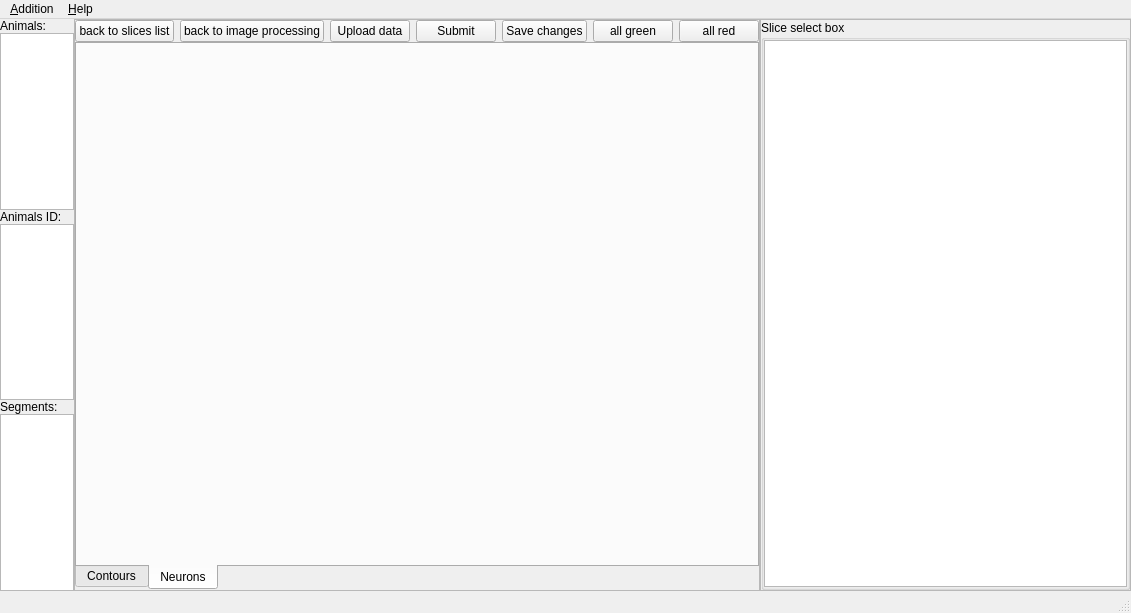
<?xml version="1.0" encoding="UTF-8"?>
<ui version="4.0">
 <class>MainWindow</class>
 <widget class="QMainWindow" name="MainWindow">
  <property name="geometry">
   <rect>
    <x>0</x>
    <y>0</y>
    <width>1131</width>
    <height>613</height>
   </rect>
  </property>
  <property name="windowTitle">
   <string>NeuMarker</string>
  </property>
  <widget class="QWidget" name="centralWidget">
   <layout class="QHBoxLayout" name="horizontalLayout" stretch="2,10,10">
    <property name="spacing">
     <number>0</number>
    </property>
    <property name="leftMargin">
     <number>0</number>
    </property>
    <property name="topMargin">
     <number>0</number>
    </property>
    <property name="rightMargin">
     <number>0</number>
    </property>
    <property name="bottomMargin">
     <number>0</number>
    </property>
    <item>
     <widget class="QFrame" name="animals_segments_select_frame">
      <property name="lineWidth">
       <number>0</number>
      </property>
      <layout class="QVBoxLayout" name="verticalLayout">
       <property name="spacing">
        <number>0</number>
       </property>
       <property name="leftMargin">
        <number>0</number>
       </property>
       <property name="topMargin">
        <number>0</number>
       </property>
       <property name="rightMargin">
        <number>0</number>
       </property>
       <property name="bottomMargin">
        <number>0</number>
       </property>
       <item>
        <widget class="QLabel" name="label_3">
         <property name="text">
          <string>Animals:</string>
         </property>
        </widget>
       </item>
       <item>
        <widget class="QListWidget" name="animalsTypes_listWidget"/>
       </item>
       <item>
        <widget class="QLabel" name="label">
         <property name="text">
          <string>Animals ID:</string>
         </property>
        </widget>
       </item>
       <item>
        <widget class="QListWidget" name="animals_listWidget">
         <property name="baseSize">
          <size>
           <width>0</width>
           <height>0</height>
          </size>
         </property>
         <property name="iconSize">
          <size>
           <width>80</width>
           <height>80</height>
          </size>
         </property>
        </widget>
       </item>
       <item>
        <widget class="QLabel" name="label_2">
         <property name="text">
          <string>Segments:</string>
         </property>
        </widget>
       </item>
       <item>
        <widget class="QListWidget" name="segments_listWidget"/>
       </item>
      </layout>
     </widget>
    </item>
    <item>
     <widget class="QFrame" name="pict_processing_frame">
      <property name="enabled">
       <bool>true</bool>
      </property>
      <property name="frameShape">
       <enum>QFrame::StyledPanel</enum>
      </property>
      <property name="frameShadow">
       <enum>QFrame::Raised</enum>
      </property>
      <layout class="QVBoxLayout" name="verticalLayout_2">
       <property name="spacing">
        <number>0</number>
       </property>
       <property name="leftMargin">
        <number>0</number>
       </property>
       <property name="topMargin">
        <number>0</number>
       </property>
       <property name="rightMargin">
        <number>0</number>
       </property>
       <property name="bottomMargin">
        <number>0</number>
       </property>
       <item>
        <layout class="QHBoxLayout" name="horizontalLayout_3">
         <property name="topMargin">
          <number>0</number>
         </property>
         <property name="rightMargin">
          <number>0</number>
         </property>
         <item>
          <widget class="QPushButton" name="back_to_list_pushButton">
           <property name="text">
            <string>back to slices list</string>
           </property>
          </widget>
         </item>
         <item>
          <widget class="QPushButton" name="pushButton_backToImageProcessing">
           <property name="text">
            <string>back to image processing</string>
           </property>
          </widget>
         </item>
         <item>
          <spacer name="horizontalSpacer">
           <property name="orientation">
            <enum>Qt::Horizontal</enum>
           </property>
           <property name="sizeHint" stdset="0">
            <size>
             <width>40</width>
             <height>20</height>
            </size>
           </property>
          </spacer>
         </item>
         <item>
          <widget class="QPushButton" name="upload_data_pushButton">
           <property name="text">
            <string>Upload data</string>
           </property>
          </widget>
         </item>
         <item>
          <spacer name="horizontalSpacer_2">
           <property name="orientation">
            <enum>Qt::Horizontal</enum>
           </property>
           <property name="sizeHint" stdset="0">
            <size>
             <width>40</width>
             <height>20</height>
            </size>
           </property>
          </spacer>
         </item>
         <item>
          <widget class="QPushButton" name="submit_pushButton">
           <property name="text">
            <string>Submit</string>
           </property>
          </widget>
         </item>
         <item>
          <widget class="QPushButton" name="save_experiment_pushButton">
           <property name="text">
            <string>Save changes</string>
           </property>
          </widget>
         </item>
         <item>
          <widget class="QPushButton" name="reverse_pushButton">
           <property name="text">
            <string>all green</string>
           </property>
          </widget>
         </item>
         <item>
          <widget class="QPushButton" name="reset_pushButton">
           <property name="autoFillBackground">
            <bool>false</bool>
           </property>
           <property name="text">
            <string>all red</string>
           </property>
          </widget>
         </item>
        </layout>
       </item>
       <item>
        <widget class="QTabWidget" name="tabWidget">
         <property name="tabPosition">
          <enum>QTabWidget::South</enum>
         </property>
         <property name="currentIndex">
          <number>1</number>
         </property>
         <widget class="QWidget" name="contours_tab">
          <attribute name="title">
           <string>Contours</string>
          </attribute>
         </widget>
         <widget class="QWidget" name="neurons_tab">
          <attribute name="title">
           <string>Neurons</string>
          </attribute>
          <layout class="QHBoxLayout" name="neurons_tab_layout">
           <property name="leftMargin">
            <number>1</number>
           </property>
           <property name="topMargin">
            <number>1</number>
           </property>
           <property name="rightMargin">
            <number>1</number>
           </property>
           <property name="bottomMargin">
            <number>1</number>
           </property>
          </layout>
         </widget>
        </widget>
       </item>
      </layout>
     </widget>
    </item>
    <item>
     <widget class="QFrame" name="slice_select_frame">
      <property name="minimumSize">
       <size>
        <width>50</width>
        <height>0</height>
       </size>
      </property>
      <property name="frameShape">
       <enum>QFrame::StyledPanel</enum>
      </property>
      <property name="frameShadow">
       <enum>QFrame::Raised</enum>
      </property>
      <layout class="QHBoxLayout" name="horizontalLayout_2">
       <property name="spacing">
        <number>0</number>
       </property>
       <property name="leftMargin">
        <number>0</number>
       </property>
       <property name="topMargin">
        <number>0</number>
       </property>
       <property name="rightMargin">
        <number>0</number>
       </property>
       <property name="bottomMargin">
        <number>0</number>
       </property>
       <item>
        <widget class="QGroupBox" name="slice_select_groupbox">
         <property name="title">
          <string>Slice select box</string>
         </property>
         <layout class="QVBoxLayout" name="verticalLayout_3" stretch="0">
          <property name="spacing">
           <number>0</number>
          </property>
          <property name="leftMargin">
           <number>0</number>
          </property>
          <property name="topMargin">
           <number>0</number>
          </property>
          <property name="rightMargin">
           <number>0</number>
          </property>
          <property name="bottomMargin">
           <number>0</number>
          </property>
          <item>
           <widget class="QListWidget" name="slice_listWidget">
            <property name="iconSize">
             <size>
              <width>150</width>
              <height>100</height>
             </size>
            </property>
           </widget>
          </item>
         </layout>
        </widget>
       </item>
      </layout>
     </widget>
    </item>
   </layout>
  </widget>
  <widget class="QMenuBar" name="menuBar">
   <property name="geometry">
    <rect>
     <x>0</x>
     <y>0</y>
     <width>1131</width>
     <height>21</height>
    </rect>
   </property>
   <widget class="QMenu" name="menuFile">
    <property name="title">
     <string>&amp;Addition</string>
    </property>
    <addaction name="actionAnimalsSettings"/>
    <addaction name="action_Add_new_cat"/>
    <addaction name="actionAdd_pre_processing_pictures"/>
   </widget>
   <widget class="QMenu" name="menu_Help">
    <property name="title">
     <string>&amp;Help</string>
    </property>
    <addaction name="actionNeuMarker_help"/>
   </widget>
   <addaction name="menuFile"/>
   <addaction name="menu_Help"/>
  </widget>
  <widget class="QStatusBar" name="statusBar"/>
  <action name="action_Add_new_cat">
   <property name="text">
    <string>&amp;Add new cat</string>
   </property>
  </action>
  <action name="actionAdd_pre_processing_pictures">
   <property name="text">
    <string>Add &amp;slices pictures </string>
   </property>
  </action>
  <action name="actionNeuMarker_help">
   <property name="text">
    <string>NeuMarker help</string>
   </property>
  </action>
  <action name="actionAnimalsSettings">
   <property name="text">
    <string>Animals settings</string>
   </property>
  </action>
 </widget>
 <layoutdefault spacing="6" margin="11"/>
 <resources/>
 <connections/>
</ui>
